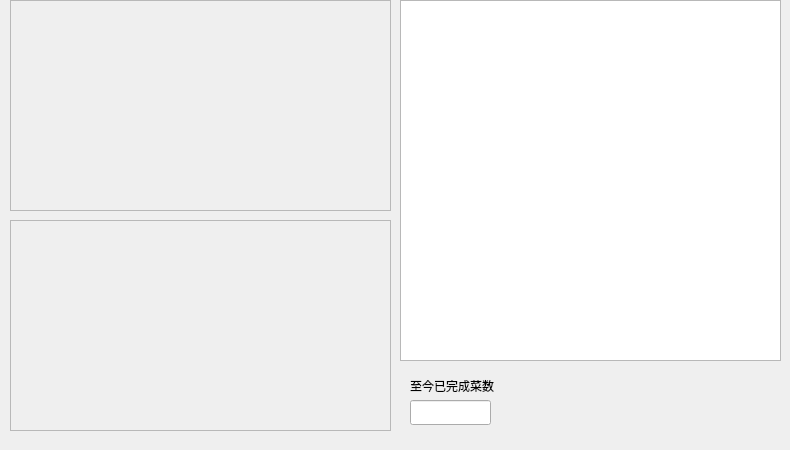
<?xml version="1.0" encoding="UTF-8"?>
<ui version="4.0">
 <class>Checkchef</class>
 <widget class="QDialog" name="Checkchef">
  <property name="geometry">
   <rect>
    <x>0</x>
    <y>0</y>
    <width>790</width>
    <height>450</height>
   </rect>
  </property>
  <property name="windowTitle">
   <string>厨师评价</string>
  </property>
  <widget class="QScrollArea" name="scrollArea_2">
   <property name="geometry">
    <rect>
     <x>10</x>
     <y>0</y>
     <width>381</width>
     <height>211</height>
    </rect>
   </property>
   <property name="widgetResizable">
    <bool>true</bool>
   </property>
   <widget class="QWidget" name="scrollAreaWidgetContents_2">
    <property name="geometry">
     <rect>
      <x>0</x>
      <y>0</y>
      <width>379</width>
      <height>209</height>
     </rect>
    </property>
   </widget>
  </widget>
  <widget class="QListView" name="listView">
   <property name="geometry">
    <rect>
     <x>400</x>
     <y>0</y>
     <width>381</width>
     <height>361</height>
    </rect>
   </property>
  </widget>
  <widget class="QScrollArea" name="scrollArea_3">
   <property name="geometry">
    <rect>
     <x>10</x>
     <y>220</y>
     <width>381</width>
     <height>211</height>
    </rect>
   </property>
   <property name="widgetResizable">
    <bool>true</bool>
   </property>
   <widget class="QWidget" name="scrollAreaWidgetContents_3">
    <property name="geometry">
     <rect>
      <x>0</x>
      <y>0</y>
      <width>379</width>
      <height>209</height>
     </rect>
    </property>
   </widget>
  </widget>
  <widget class="QLabel" name="label">
   <property name="geometry">
    <rect>
     <x>410</x>
     <y>370</y>
     <width>111</width>
     <height>31</height>
    </rect>
   </property>
   <property name="text">
    <string>至今已完成菜数</string>
   </property>
  </widget>
  <widget class="QLineEdit" name="lineEdit">
   <property name="geometry">
    <rect>
     <x>410</x>
     <y>400</y>
     <width>81</width>
     <height>25</height>
    </rect>
   </property>
  </widget>
 </widget>
 <resources/>
 <connections/>
</ui>
